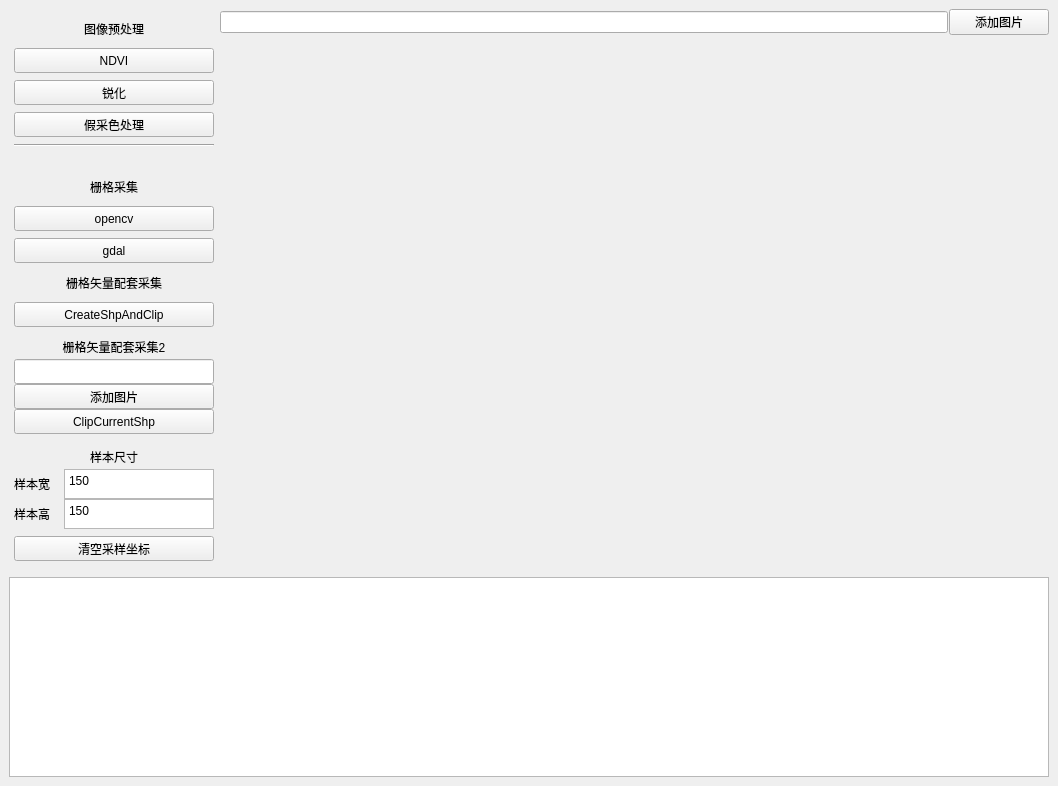
<?xml version="1.0" encoding="UTF-8"?>
<ui version="4.0">
 <class>MainWindow</class>
 <widget class="QMainWindow" name="MainWindow">
  <property name="geometry">
   <rect>
    <x>0</x>
    <y>0</y>
    <width>1058</width>
    <height>786</height>
   </rect>
  </property>
  <property name="minimumSize">
   <size>
    <width>800</width>
    <height>600</height>
   </size>
  </property>
  <property name="maximumSize">
   <size>
    <width>16777215</width>
    <height>16777215</height>
   </size>
  </property>
  <property name="windowTitle">
   <string>高空间分辨率遥感影像采集</string>
  </property>
  <widget class="QWidget" name="centralwidget">
   <layout class="QGridLayout" name="gridLayout_2">
    <item row="6" column="0">
     <layout class="QGridLayout" name="gridLayout" columnstretch="0,0,0,0">
      <property name="horizontalSpacing">
       <number>1</number>
      </property>
      <property name="verticalSpacing">
       <number>3</number>
      </property>
      <item row="0" column="1" colspan="2">
       <widget class="QLineEdit" name="filepath"/>
      </item>
      <item row="2" column="0" colspan="4">
       <widget class="QTextEdit" name="showinformation">
        <property name="minimumSize">
         <size>
          <width>800</width>
          <height>150</height>
         </size>
        </property>
        <property name="maximumSize">
         <size>
          <width>16777215</width>
          <height>200</height>
         </size>
        </property>
       </widget>
      </item>
      <item row="0" column="0" rowspan="2">
       <layout class="QGridLayout" name="gridLayout_3">
        <property name="leftMargin">
         <number>5</number>
        </property>
        <property name="topMargin">
         <number>0</number>
        </property>
        <property name="rightMargin">
         <number>5</number>
        </property>
        <property name="spacing">
         <number>0</number>
        </property>
        <item row="13" column="0">
         <widget class="QPushButton" name="bt_opencvclip">
          <property name="sizePolicy">
           <sizepolicy hsizetype="Minimum" vsizetype="Maximum">
            <horstretch>0</horstretch>
            <verstretch>0</verstretch>
           </sizepolicy>
          </property>
          <property name="minimumSize">
           <size>
            <width>200</width>
            <height>25</height>
           </size>
          </property>
          <property name="maximumSize">
           <size>
            <width>200</width>
            <height>25</height>
           </size>
          </property>
          <property name="text">
           <string>opencv</string>
          </property>
         </widget>
        </item>
        <item row="3" column="0">
         <widget class="QPushButton" name="bt_fakecolor">
          <property name="sizePolicy">
           <sizepolicy hsizetype="Minimum" vsizetype="Maximum">
            <horstretch>0</horstretch>
            <verstretch>0</verstretch>
           </sizepolicy>
          </property>
          <property name="minimumSize">
           <size>
            <width>200</width>
            <height>25</height>
           </size>
          </property>
          <property name="maximumSize">
           <size>
            <width>200</width>
            <height>25</height>
           </size>
          </property>
          <property name="text">
           <string>假采色处理</string>
          </property>
         </widget>
        </item>
        <item row="14" column="0">
         <widget class="QPushButton" name="bt_gdalclip">
          <property name="sizePolicy">
           <sizepolicy hsizetype="Minimum" vsizetype="Maximum">
            <horstretch>0</horstretch>
            <verstretch>0</verstretch>
           </sizepolicy>
          </property>
          <property name="minimumSize">
           <size>
            <width>200</width>
            <height>25</height>
           </size>
          </property>
          <property name="maximumSize">
           <size>
            <width>200</width>
            <height>25</height>
           </size>
          </property>
          <property name="cursor">
           <cursorShape>PointingHandCursor</cursorShape>
          </property>
          <property name="text">
           <string>gdal</string>
          </property>
         </widget>
        </item>
        <item row="2" column="0">
         <widget class="QPushButton" name="bt_sharpen">
          <property name="minimumSize">
           <size>
            <width>200</width>
            <height>25</height>
           </size>
          </property>
          <property name="maximumSize">
           <size>
            <width>200</width>
            <height>25</height>
           </size>
          </property>
          <property name="text">
           <string>锐化</string>
          </property>
         </widget>
        </item>
        <item row="17" column="0">
         <widget class="QLabel" name="label_5">
          <property name="minimumSize">
           <size>
            <width>200</width>
            <height>25</height>
           </size>
          </property>
          <property name="maximumSize">
           <size>
            <width>200</width>
            <height>25</height>
           </size>
          </property>
          <property name="text">
           <string>栅格矢量配套采集</string>
          </property>
          <property name="alignment">
           <set>Qt::AlignCenter</set>
          </property>
         </widget>
        </item>
        <item row="23" column="0">
         <layout class="QVBoxLayout" name="verticalLayout_2">
          <item>
           <widget class="QLabel" name="label_6">
            <property name="minimumSize">
             <size>
              <width>200</width>
              <height>25</height>
             </size>
            </property>
            <property name="maximumSize">
             <size>
              <width>200</width>
              <height>25</height>
             </size>
            </property>
            <property name="text">
             <string>栅格矢量配套采集2</string>
            </property>
            <property name="alignment">
             <set>Qt::AlignCenter</set>
            </property>
           </widget>
          </item>
          <item>
           <widget class="QLineEdit" name="filepath_2">
            <property name="sizePolicy">
             <sizepolicy hsizetype="Minimum" vsizetype="Minimum">
              <horstretch>0</horstretch>
              <verstretch>0</verstretch>
             </sizepolicy>
            </property>
            <property name="minimumSize">
             <size>
              <width>200</width>
              <height>25</height>
             </size>
            </property>
            <property name="maximumSize">
             <size>
              <width>200</width>
              <height>25</height>
             </size>
            </property>
           </widget>
          </item>
          <item>
           <widget class="QPushButton" name="addfile_2">
            <property name="sizePolicy">
             <sizepolicy hsizetype="Minimum" vsizetype="Minimum">
              <horstretch>0</horstretch>
              <verstretch>0</verstretch>
             </sizepolicy>
            </property>
            <property name="minimumSize">
             <size>
              <width>200</width>
              <height>25</height>
             </size>
            </property>
            <property name="maximumSize">
             <size>
              <width>200</width>
              <height>25</height>
             </size>
            </property>
            <property name="text">
             <string>添加图片</string>
            </property>
           </widget>
          </item>
          <item>
           <widget class="QPushButton" name="bt_clipcurrentshp">
            <property name="sizePolicy">
             <sizepolicy hsizetype="Minimum" vsizetype="Minimum">
              <horstretch>0</horstretch>
              <verstretch>0</verstretch>
             </sizepolicy>
            </property>
            <property name="minimumSize">
             <size>
              <width>200</width>
              <height>25</height>
             </size>
            </property>
            <property name="maximumSize">
             <size>
              <width>200</width>
              <height>25</height>
             </size>
            </property>
            <property name="text">
             <string>ClipCurrentShp</string>
            </property>
           </widget>
          </item>
          <item>
           <spacer name="verticalSpacer_2">
            <property name="orientation">
             <enum>Qt::Vertical</enum>
            </property>
            <property name="sizeType">
             <enum>QSizePolicy::Maximum</enum>
            </property>
            <property name="sizeHint" stdset="0">
             <size>
              <width>20</width>
              <height>20</height>
             </size>
            </property>
           </spacer>
          </item>
          <item>
           <widget class="QLabel" name="label">
            <property name="minimumSize">
             <size>
              <width>200</width>
              <height>25</height>
             </size>
            </property>
            <property name="maximumSize">
             <size>
              <width>200</width>
              <height>25</height>
             </size>
            </property>
            <property name="text">
             <string>样本尺寸</string>
            </property>
            <property name="alignment">
             <set>Qt::AlignCenter</set>
            </property>
           </widget>
          </item>
          <item>
           <layout class="QGridLayout" name="gridLayout_4">
            <item row="7" column="0">
             <widget class="QLabel" name="label_7">
              <property name="minimumSize">
               <size>
                <width>50</width>
                <height>25</height>
               </size>
              </property>
              <property name="maximumSize">
               <size>
                <width>50</width>
                <height>25</height>
               </size>
              </property>
              <property name="text">
               <string>样本高</string>
              </property>
             </widget>
            </item>
            <item row="6" column="1">
             <widget class="QTextEdit" name="picture_width">
              <property name="sizePolicy">
               <sizepolicy hsizetype="Minimum" vsizetype="Minimum">
                <horstretch>0</horstretch>
                <verstretch>0</verstretch>
               </sizepolicy>
              </property>
              <property name="minimumSize">
               <size>
                <width>150</width>
                <height>30</height>
               </size>
              </property>
              <property name="maximumSize">
               <size>
                <width>150</width>
                <height>30</height>
               </size>
              </property>
              <property name="toolTip">
               <string extracomment="请输入要裁剪的样本的宽"/>
              </property>
              <property name="layoutDirection">
               <enum>Qt::LeftToRight</enum>
              </property>
              <property name="verticalScrollBarPolicy">
               <enum>Qt::ScrollBarAsNeeded</enum>
              </property>
              <property name="html">
               <string>&lt;!DOCTYPE HTML PUBLIC &quot;-//W3C//DTD HTML 4.0//EN&quot; &quot;http://www.w3.org/TR/REC-html40/strict.dtd&quot;&gt;
&lt;html&gt;&lt;head&gt;&lt;meta name=&quot;qrichtext&quot; content=&quot;1&quot; /&gt;&lt;style type=&quot;text/css&quot;&gt;
p, li { white-space: pre-wrap; }
&lt;/style&gt;&lt;/head&gt;&lt;body style=&quot; font-family:'SimSun'; font-size:9pt; font-weight:400; font-style:normal;&quot;&gt;
&lt;p style=&quot; margin-top:0px; margin-bottom:0px; margin-left:0px; margin-right:0px; -qt-block-indent:0; text-indent:0px;&quot;&gt;150&lt;/p&gt;&lt;/body&gt;&lt;/html&gt;</string>
              </property>
             </widget>
            </item>
            <item row="7" column="1">
             <widget class="QTextEdit" name="picture_height">
              <property name="sizePolicy">
               <sizepolicy hsizetype="Minimum" vsizetype="Minimum">
                <horstretch>0</horstretch>
                <verstretch>0</verstretch>
               </sizepolicy>
              </property>
              <property name="minimumSize">
               <size>
                <width>150</width>
                <height>30</height>
               </size>
              </property>
              <property name="maximumSize">
               <size>
                <width>150</width>
                <height>30</height>
               </size>
              </property>
              <property name="toolTip">
               <string extracomment="请输入要裁剪的样本的高"/>
              </property>
              <property name="html">
               <string>&lt;!DOCTYPE HTML PUBLIC &quot;-//W3C//DTD HTML 4.0//EN&quot; &quot;http://www.w3.org/TR/REC-html40/strict.dtd&quot;&gt;
&lt;html&gt;&lt;head&gt;&lt;meta name=&quot;qrichtext&quot; content=&quot;1&quot; /&gt;&lt;style type=&quot;text/css&quot;&gt;
p, li { white-space: pre-wrap; }
&lt;/style&gt;&lt;/head&gt;&lt;body style=&quot; font-family:'SimSun'; font-size:9pt; font-weight:400; font-style:normal;&quot;&gt;
&lt;p style=&quot; margin-top:0px; margin-bottom:0px; margin-left:0px; margin-right:0px; -qt-block-indent:0; text-indent:0px;&quot;&gt;150&lt;/p&gt;&lt;/body&gt;&lt;/html&gt;</string>
              </property>
             </widget>
            </item>
            <item row="6" column="0">
             <widget class="QLabel" name="label_2">
              <property name="sizePolicy">
               <sizepolicy hsizetype="Minimum" vsizetype="Minimum">
                <horstretch>0</horstretch>
                <verstretch>0</verstretch>
               </sizepolicy>
              </property>
              <property name="minimumSize">
               <size>
                <width>50</width>
                <height>25</height>
               </size>
              </property>
              <property name="maximumSize">
               <size>
                <width>50</width>
                <height>25</height>
               </size>
              </property>
              <property name="text">
               <string>样本宽</string>
              </property>
             </widget>
            </item>
           </layout>
          </item>
         </layout>
        </item>
        <item row="8" column="0">
         <widget class="QLabel" name="label_4">
          <property name="minimumSize">
           <size>
            <width>200</width>
            <height>25</height>
           </size>
          </property>
          <property name="maximumSize">
           <size>
            <width>200</width>
            <height>25</height>
           </size>
          </property>
          <property name="text">
           <string>栅格采集</string>
          </property>
          <property name="alignment">
           <set>Qt::AlignCenter</set>
          </property>
         </widget>
        </item>
        <item row="1" column="0">
         <widget class="QPushButton" name="bt_ndvi">
          <property name="minimumSize">
           <size>
            <width>200</width>
            <height>25</height>
           </size>
          </property>
          <property name="maximumSize">
           <size>
            <width>200</width>
            <height>25</height>
           </size>
          </property>
          <property name="text">
           <string>NDVI</string>
          </property>
         </widget>
        </item>
        <item row="7" column="0">
         <spacer name="verticalSpacer">
          <property name="orientation">
           <enum>Qt::Vertical</enum>
          </property>
          <property name="sizeType">
           <enum>QSizePolicy::Maximum</enum>
          </property>
          <property name="sizeHint" stdset="0">
           <size>
            <width>20</width>
            <height>20</height>
           </size>
          </property>
         </spacer>
        </item>
        <item row="22" column="0">
         <widget class="QPushButton" name="bt_createshpandclip">
          <property name="sizePolicy">
           <sizepolicy hsizetype="Minimum" vsizetype="Maximum">
            <horstretch>0</horstretch>
            <verstretch>0</verstretch>
           </sizepolicy>
          </property>
          <property name="minimumSize">
           <size>
            <width>200</width>
            <height>25</height>
           </size>
          </property>
          <property name="maximumSize">
           <size>
            <width>200</width>
            <height>25</height>
           </size>
          </property>
          <property name="text">
           <string>CreateShpAndClip</string>
          </property>
         </widget>
        </item>
        <item row="5" column="0">
         <widget class="Line" name="line">
          <property name="orientation">
           <enum>Qt::Horizontal</enum>
          </property>
         </widget>
        </item>
        <item row="0" column="0">
         <widget class="QLabel" name="label_3">
          <property name="minimumSize">
           <size>
            <width>200</width>
            <height>25</height>
           </size>
          </property>
          <property name="maximumSize">
           <size>
            <width>200</width>
            <height>25</height>
           </size>
          </property>
          <property name="text">
           <string>图像预处理</string>
          </property>
          <property name="alignment">
           <set>Qt::AlignCenter</set>
          </property>
         </widget>
        </item>
        <item row="24" column="0">
         <widget class="QPushButton" name="clear_points">
          <property name="sizePolicy">
           <sizepolicy hsizetype="Minimum" vsizetype="Maximum">
            <horstretch>0</horstretch>
            <verstretch>0</verstretch>
           </sizepolicy>
          </property>
          <property name="minimumSize">
           <size>
            <width>200</width>
            <height>25</height>
           </size>
          </property>
          <property name="maximumSize">
           <size>
            <width>200</width>
            <height>25</height>
           </size>
          </property>
          <property name="cursor">
           <cursorShape>PointingHandCursor</cursorShape>
          </property>
          <property name="layoutDirection">
           <enum>Qt::LeftToRight</enum>
          </property>
          <property name="text">
           <string>清空采样坐标</string>
          </property>
         </widget>
        </item>
       </layout>
      </item>
      <item row="0" column="3">
       <widget class="QPushButton" name="addfile">
        <property name="maximumSize">
         <size>
          <width>100</width>
          <height>16777215</height>
         </size>
        </property>
        <property name="text">
         <string>添加图片</string>
        </property>
       </widget>
      </item>
      <item row="1" column="1" colspan="3">
       <widget class="QLabel" name="label_8">
        <property name="sizePolicy">
         <sizepolicy hsizetype="Expanding" vsizetype="Expanding">
          <horstretch>0</horstretch>
          <verstretch>0</verstretch>
         </sizepolicy>
        </property>
        <property name="minimumSize">
         <size>
          <width>0</width>
          <height>0</height>
         </size>
        </property>
        <property name="text">
         <string/>
        </property>
       </widget>
      </item>
     </layout>
    </item>
   </layout>
  </widget>
 </widget>
 <resources/>
 <connections/>
</ui>
